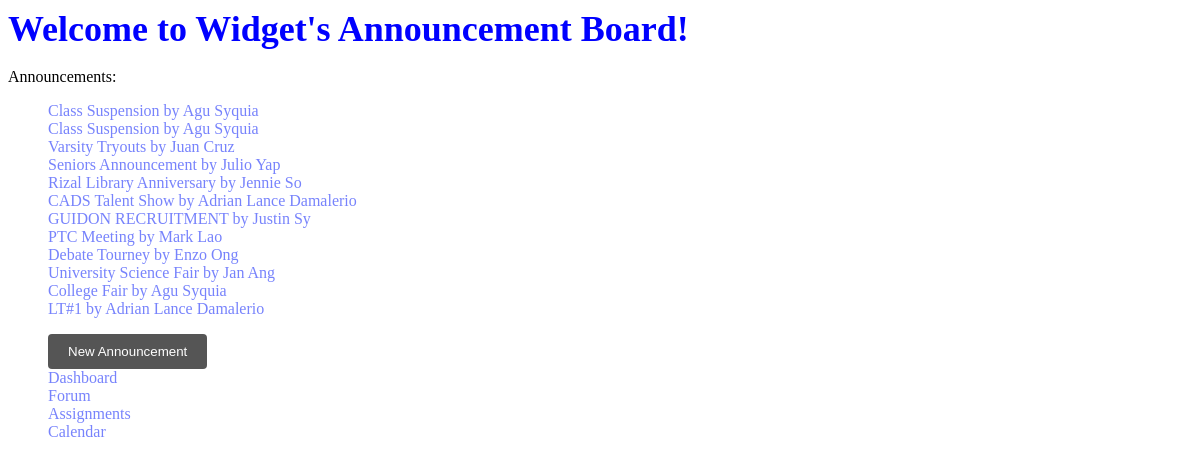
Page /announcements/ on the committed database.
### announcement_board/models.py (models this page shows, shortened)
class Announcement(models.Model):
    title = models.CharField(max_length=50)
    body = models.TextField(max_length=420)
    author = models.ForeignKey(WidgetUser, on_delete=models.CASCADE)
    pub_datetime = models.DateTimeField(auto_now_add=True)

### dashboard/models.py (models this page shows, shortened)
class WidgetUser(models.Model):
    first_name = models.CharField(max_length = 50)
    middle_name = models.CharField(max_length = 50)
    last_name = models.CharField(max_length = 50)
    department = models.ForeignKey(Department, on_delete = models.CASCADE)

### announcement_board/views.py (the view)
# urls.py: path('', views.announcements_view, name='announcements'),
def announcements_view(request):
    announcements = Announcement.objects.all().order_by('-pub_datetime') #https://www.w3schools.com/django/django_queryset_orderby.php
    return render(request, 'announcements.html', {'announcements': announcements})

### announcement_board/templates/announcements.html (shortened to what this page needs)
{% extends 'base.html'%}
{% block content %}
    <h1>Welcome to Widget's Announcement Board!</h1><br>
    Announcements:
    {% if announcements %}
        <ul>
            {% for announcement in announcements %}
                <a href={{announcement.id}}/details>{{announcement.title}} by
                    {{announcement.author.first_name}} {{announcement.author.last_name}}</a><br>
            {% endfor %}
        </ul>
    {% else %}
        <p>No Available Announcements.</p>
    {% endif %}
    <ul>
        <li><button type="button" onclick="window.location.href='/announcements/add'">New Announcement</button></li>
        <li><a href="/dashboard">Dashboard</a></li>
        <li><a href="/forum">Forum</a></li>
        <li><a href="/assignments/">Assignments</a></li>
        <li><a href="/calendar">Calendar</a></li>
    </ul>
{% endblock %}

### static/styles.css (style rules this page uses)
li { list-style-type: none; }
h1 { font-size: 36px; font-weight: bold; margin: 0; color: blue; }
button { background-color: #555; color: white; padding: 10px 20px; border: none; border-radius: 4px; cursor: pointer; }
body { background-image: url("https://www.pngkey.com/png/full/979-9791878_cold-as-ice-but-has-a-warm-heart.png"); background-repeat: no-repeat; }
a:link { color: #7783fc; text-decoration: none; transition: 0.2s; }
@media (min-width: 308px) { body { background-position: 200px 20px; } }

### rows in the picture
Announcement: title "Class Suspension", author.first_name "Agu", author.last_name "Syquia"
Announcement: title "Class Suspension", author.first_name "Agu", author.last_name "Syquia"
Announcement: title "Varsity Tryouts", author.first_name "Juan", author.last_name "Cruz"
Announcement: title "Seniors Announcement", author.first_name "Julio", author.last_name "Yap"
Announcement: title "Rizal Library Anniversary", author.first_name "Jennie", author.last_name "So"
Announcement: title "CADS Talent Show", author.first_name "Adrian Lance", author.last_name "Damalerio"
Announcement: title "GUIDON RECRUITMENT", author.first_name "Justin", author.last_name "Sy"
Announcement: title "PTC Meeting", author.first_name "Mark", author.last_name "Lao"
Announcement: title "Debate Tourney", author.first_name "Enzo", author.last_name "Ong"
Announcement: title "University Science Fair", author.first_name "Jan", author.last_name "Ang"
Announcement: title "College Fair", author.first_name "Agu", author.last_name "Syquia"
Announcement: title "LT#1", author.first_name "Adrian Lance", author.last_name "Damalerio"
